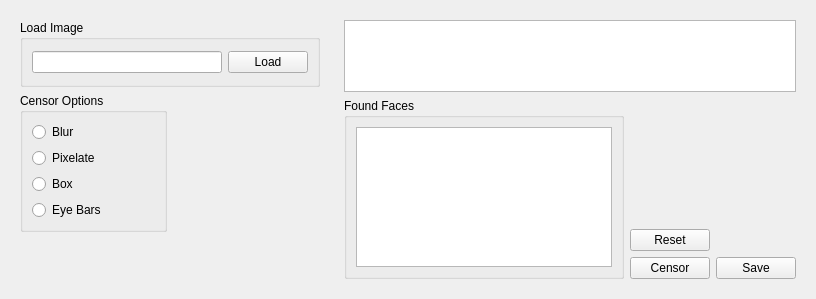
      <widget class="QWidget" name="faceCensor">
       <attribute name="title">
        <string>Face Censor</string>
       </attribute>
       <layout class="QGridLayout" name="gridLayout_12">
        <item row="0" column="2">
         <widget class="QWidget" name="fcOutputWidget" native="true">
          <layout class="QGridLayout" name="gridLayout_26">
           <item row="0" column="1" colspan="3">
            <widget class="QGraphicsView" name="fcImageView">
             <property name="sizeAdjustPolicy">
              <enum>QAbstractScrollArea::SizeAdjustPolicy::AdjustToContentsOnFirstShow</enum>
             </property>
             <property name="viewportUpdateMode">
              <enum>QGraphicsView::ViewportUpdateMode::BoundingRectViewportUpdate</enum>
             </property>
            </widget>
           </item>
           <item row="3" column="2">
            <widget class="QPushButton" name="fcCensorBtn">
             <property name="sizePolicy">
              <sizepolicy hsizetype="Fixed" vsizetype="Fixed">
               <horstretch>0</horstretch>
               <verstretch>0</verstretch>
              </sizepolicy>
             </property>
             <property name="text">
              <string>Censor</string>
             </property>
             <property name="icon">
              <iconset theme="QIcon::ThemeIcon::ApplicationExit"/>
             </property>
            </widget>
           </item>
           <item row="1" column="1" rowspan="3">
            <widget class="QGroupBox" name="fcFoundFacesGroup">
             <property name="maximumSize">
              <size>
               <width>404</width>
               <height>16777215</height>
              </size>
             </property>
             <property name="title">
              <string>Found Faces</string>
             </property>
             <layout class="QGridLayout" name="gridLayout_30">
              <item row="0" column="0">
               <widget class="QListWidget" name="fcFaceList">
                <property name="maximumSize">
                 <size>
                  <width>348</width>
                  <height>140</height>
                 </size>
                </property>
                <property name="alternatingRowColors">
                 <bool>true</bool>
                </property>
                <property name="selectionMode">
                 <enum>QAbstractItemView::SelectionMode::MultiSelection</enum>
                </property>
               </widget>
              </item>
             </layout>
            </widget>
           </item>
           <item row="3" column="3">
            <widget class="QPushButton" name="fcSaveBtn">
             <property name="sizePolicy">
              <sizepolicy hsizetype="Fixed" vsizetype="Fixed">
               <horstretch>0</horstretch>
               <verstretch>0</verstretch>
              </sizepolicy>
             </property>
             <property name="text">
              <string>Save</string>
             </property>
             <property name="icon">
              <iconset theme="QIcon::ThemeIcon::DocumentSaveAs"/>
             </property>
            </widget>
           </item>
           <item row="2" column="2">
            <widget class="QPushButton" name="fcResetBtn">
             <property name="sizePolicy">
              <sizepolicy hsizetype="Fixed" vsizetype="Fixed">
               <horstretch>0</horstretch>
               <verstretch>0</verstretch>
              </sizepolicy>
             </property>
             <property name="maximumSize">
              <size>
               <width>16777215</width>
               <height>16777215</height>
              </size>
             </property>
             <property name="statusTip">
              <string>Resets selection</string>
             </property>
             <property name="text">
              <string>Reset</string>
             </property>
             <property name="icon">
              <iconset theme="QIcon::ThemeIcon::DocumentRevert"/>
             </property>
            </widget>
           </item>
          </layout>
         </widget>
        </item>
        <item row="0" column="0">
         <widget class="QWidget" name="fcOptionsWidget" native="true">
          <layout class="QGridLayout" name="gridLayout_20">
           <item row="0" column="0" colspan="2">
            <widget class="QGroupBox" name="fcLoadGroup">
             <property name="minimumSize">
              <size>
               <width>300</width>
               <height>67</height>
              </size>
             </property>
             <property name="maximumSize">
              <size>
               <width>404</width>
               <height>67</height>
              </size>
             </property>
             <property name="title">
              <string>Load Image</string>
             </property>
             <property name="flat">
              <bool>true</bool>
             </property>
             <layout class="QGridLayout" name="gridLayout_21">
              <item row="0" column="1">
               <widget class="QPushButton" name="fcBrowseBtn">
                <property name="text">
                 <string>Load</string>
                </property>
                <property name="icon">
                 <iconset theme="QIcon::ThemeIcon::DocumentOpen"/>
                </property>
               </widget>
              </item>
              <item row="0" column="0">
               <widget class="QLineEdit" name="fcInputImage">
                <property name="enabled">
                 <bool>true</bool>
                </property>
                <property name="frame">
                 <bool>true</bool>
                </property>
                <property name="readOnly">
                 <bool>true</bool>
                </property>
                <property name="clearButtonEnabled">
                 <bool>false</bool>
                </property>
               </widget>
              </item>
             </layout>
            </widget>
           </item>
           <item row="2" column="0">
            <spacer name="verticalSpacer_2">
             <property name="orientation">
              <enum>Qt::Orientation::Vertical</enum>
             </property>
             <property name="sizeHint" stdset="0">
              <size>
               <width>20</width>
               <height>40</height>
              </size>
             </property>
            </spacer>
           </item>
           <item row="1" column="0">
            <widget class="QGroupBox" name="fcOptionsGroup">
             <property name="title">
              <string>Censor Options</string>
             </property>
             <layout class="QGridLayout" name="gridLayout_25">
              <item row="0" column="0">
               <widget class="QRadioButton" name="fcBlur">
                <property name="text">
                 <string>Blur</string>
                </property>
               </widget>
              </item>
              <item row="1" column="0">
               <widget class="QRadioButton" name="fcPixelate">
                <property name="text">
                 <string>Pixelate</string>
                </property>
               </widget>
              </item>
              <item row="2" column="0">
               <widget class="QRadioButton" name="fcBox">
                <property name="text">
                 <string>Box</string>
                </property>
               </widget>
              </item>
              <item row="3" column="0">
               <widget class="QRadioButton" name="fcBlackBar">
                <property name="text">
                 <string>Eye Bars</string>
                </property>
               </widget>
              </item>
             </layout>
            </widget>
           </item>
          </layout>
         </widget>
        </item>
       </layout>
      </widget>
